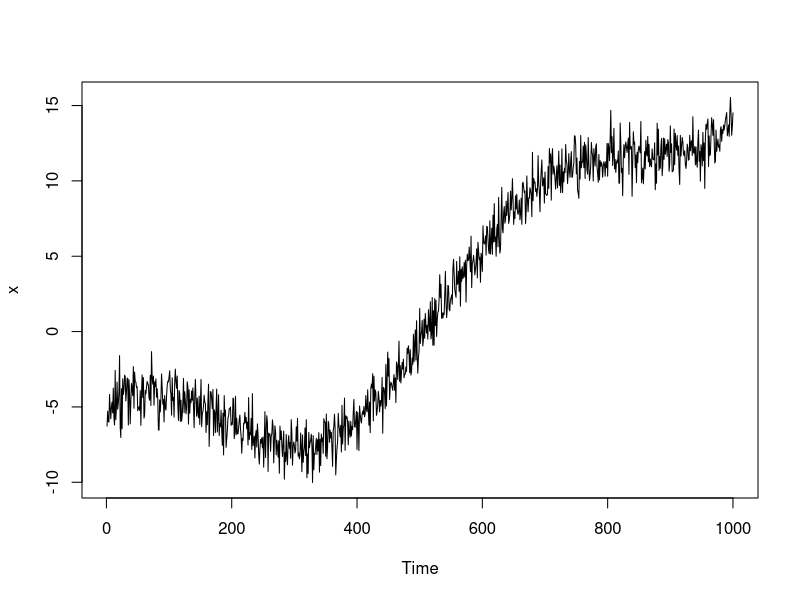
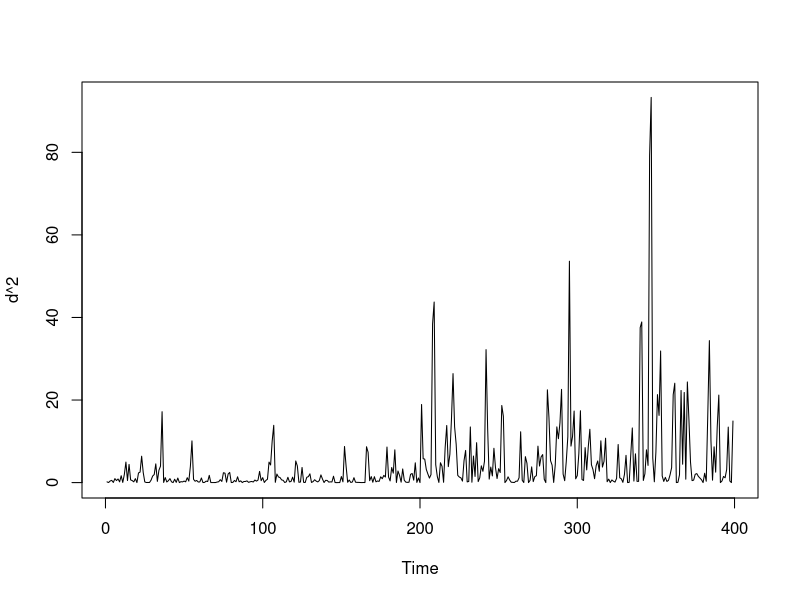
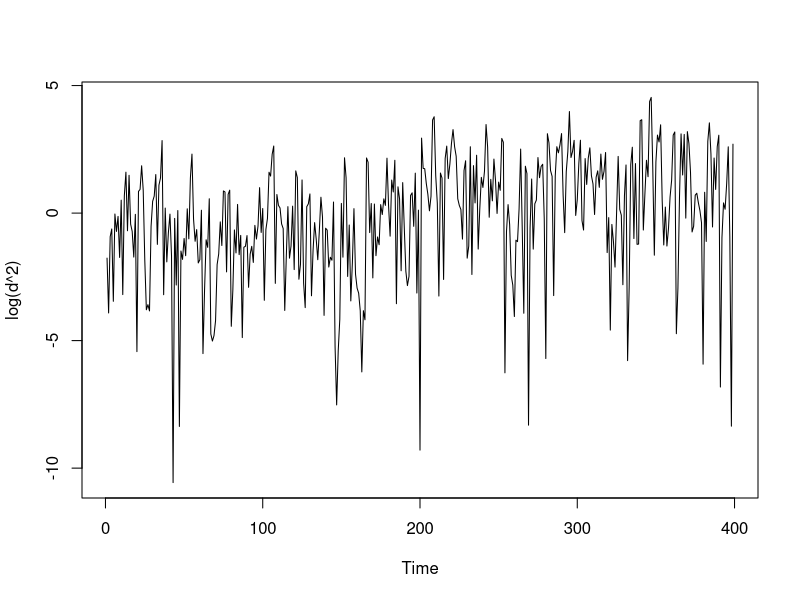
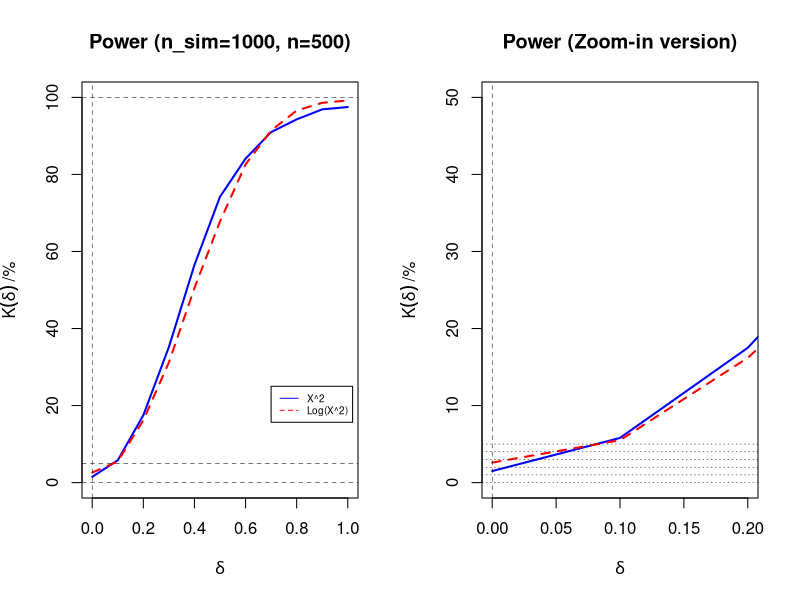

Source code (R) for these figures, in order:
###-----------------------------------------------
### The data. **AR included**
###-----------------------------------------------
f = function(t){
  5*cos(t*9) - (t - 0.7)^2 *20 + (t-0.2)^3 *40
}
ar = function(n, ar, df){
  z = rep(NA,n)
  z[1] = rt(1,df)
  for(i in 2:n){
    z[i] = ar*z[i-1] + rt(1,df)
  }
  z
}
n = 1000
mu = f((1:n)/n)
z = c(rnorm(n/2), rnorm(n/2))
#z = c(rt(n/2,3), rt(n/2, 3)) 
x = z+mu
par(mfrow = c(1, 1))
ts.plot(x)

###----------------------------------
### Self Method
###----------------------------------

kern = function(x){ #Bartlett kernel
  ifelse(abs(x)<=1,1-abs(x), 0)
}
var_head = function(x, l){ #Kernel Estimation of volatility
  n = length(x)
  l = floor(l)
  sum = 0
  covar = c(acf(x, l+1, type = 'cov', plot=FALSE)$acf)
  k = (-l):l
  out = sum(kern(k/l) * covar[abs(k) +1])
  return(out)
}
KS_std = function(x){ #
  n = length(x)
  x_bar = mean(x)
  sigma_hat = var_head(x, 2*n^(1/3))
  Tn =cumsum(x - x_bar) / sqrt(n)
  TS = max(abs(Tn / sqrt(sigma_hat)))
}

###-------------------------------------
### Simulation
###-------------------------------------
if(1){
  n = 400
  n_sim = 1000
  delta = seq(from = 0, to = 1, by = 0.1)
  out = array(NA, dim =c(n_sim, length(delta), 2),
              dimnames = list(paste0('isim=',1:n_sim),
                              paste0('delta=', delta),
                              c('X^2', 'Log(X^2)')))
  for(i_sim in 1:n_sim){
    set.seed(i_sim)
    for(i_delta in 1:length(delta)){
      del = delta[i_delta]
      mu = 0
      z = c(rt(n/2,6), rt(n/2, 6)*(1+del))#random
      #z = c(rnorm(n/2,1),rnorm(n/2,1)*(1+del))
      x = z+mu
      d = diff(x)/sqrt(2)
      out[i_sim, i_delta, 1] = KS_std(d^2)
      out[i_sim, i_delta, 2] = KS_std(log(d^2))
    }
    if(i_sim%%10==0) cat(i_sim, ' >> ')
  }
}

###-------------------------------------------------------
### Plot 
###-------------------------------------------------------
mu = 0
z = c(rt(n/2,6), rt(n/2, 6)*(1+del))#random
#z = c(rnorm(n/2,1),rnorm(n/2,1)*(1+del))
x = z+mu
d = diff(x)/sqrt(2)
par(mfrow = c(1,1))
ts.plot(d^2)
ts.plot(log(d^2))

###-----------------------------------------------------------
### Power
###-----------------------------------------------------------
out0 = out*0
out0[,,1] = out[,,1] > 1.398
out0[,,2] = out[,,2] > 1.398
power = apply(out0, c(2,3), mean)
power
###-----------------------------------------------------------
### Plot results
###-----------------------------------------------------------
par(mfrow = c(1, 2))
col = c('blue','red', 'darkgreen')
#Plot 1
matplot(delta, 100*power, type = 'l', col = col, lwd = 2, main = "Power (n_sim=1000, n=500)", ylim = c(0, 100),
        ylab = expression(K(delta)~"/%"), xlab = expression(delta))
abline(h  = c(0.05, 0, 1)*100, lwd = 0.5, lty = 2)
abline(v = 0, lwd = 0.5, lty = 2)
legend(0.7, 25, legend = c('X^2', 'Log(X^2)'), col = c('blue','red'), 
       lty = c(1,2,3), cex = 0.6)

#Plot 2
matplot(delta, 100*power, type = 'l', col = col, lwd = 2, main = "Power (Zoom-in version)",
        ylim = c(0, 0.5) *100, ylab = expression(K(delta)~"/%"), xlab = expression(delta),
        xlim = c(0, 0.2))
abline(h = c(0:5), lwd = 0.5, lty = 3)
abline(v = 0, lwd = 0.5, lty = 2)



